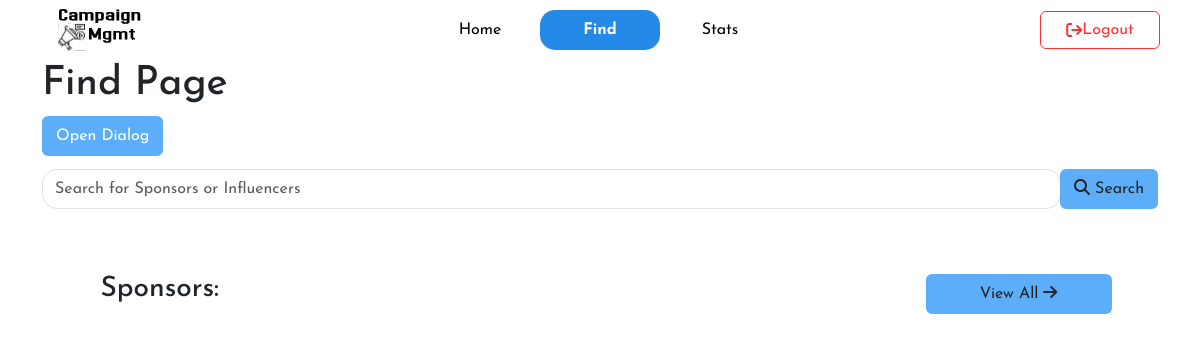
The page /find (signed in) on the database as committed earlier.
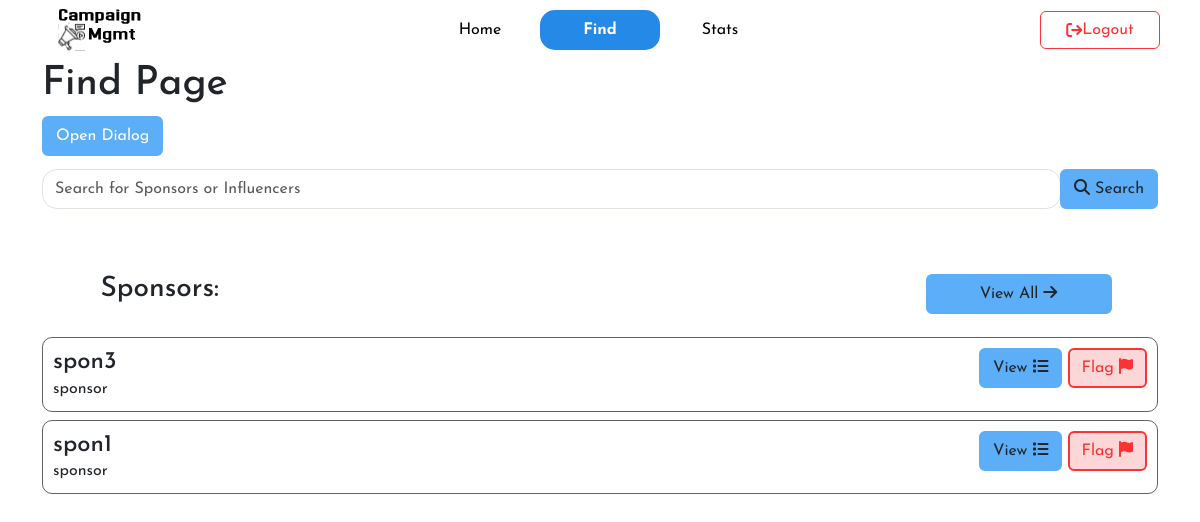
The same page on the database as committed later.
### model.py (models this page shows)
class User(db.Model):
    id = db.Column(db.Integer, primary_key=True, autoincrement=True)
    username = db.Column(db.String(20), unique=True, nullable=False)
    password = db.Column(db.String(256), nullable=False)
    role = db.Column(db.String(10), nullable=False)
    influencer = db.relationship('Influencer', backref='user', uselist=False, cascade='all, delete-orphan')
    sponsor = db.relationship('Sponsor', backref='user', uselist=False, cascade='all, delete-orphan')

### routes_admin.py (the view)
@app.route('/find')
@admin_required
def admin_find():
    sponsors=User.query.filter_by(role="sponsor").all()
    influencers=User.query.filter_by(role="influencer").all()
    return render_template('admin/find_admin.html', active='find',sponsors=sponsors,influencers=influencers)

### wrappers.py (called while the page is built)
def login_required(func):
    @wraps(func)
    def wrapper():
        if 'username' not in session:
            flash("You need to login first","danger")
            return redirect(url_for('login'))
        retrieve_user()
        if not user:
            session.clear()
            return redirect(url_for('login'))
        return func()
    return wrapper

def retrieve_user():
    global user
    user = User.query.filter_by(username=session['username']).first()

def admin_required(func):
    @wraps(func)
    @login_required
    def wrapper():
        if user.username != session['username'] or user.role != session['role'] or user.role != 'admin':
            session.clear()
            flash("Not authorized","danger")
            return redirect(url_for('login'))
        return func()
    return wrapper

### templates/admin/find_admin.html (shortened to what this page needs)
{% extends 'layout_inner.html' %}
{% block content %}
<div class="container">
    <h1>Find Page</h1>
    <button id="openDialogBtn" class="btn btn-primary">Open Dialog</button>
</div>
<div class="container">
    <nav class="navbar" style="margin: 5px 0 5px 0;">
        <form action="searchAll" class="form-inline w-100">
            <div class="input-group w-100">
                <input class="form-control" type="search" placeholder="Search for Sponsors or Influencers" aria-label="Search"
                style="border-radius: 15px;"
                 name="searchAll" >
                <div class="input-group-append">
                    <button class="btn text-dark" type="submit"><i class="fa fa-search" aria-hidden="true"></i> Search</button>
                </div>
            </div>
        </form>
    </nav>
    <div class="row center_item" style="margin: 5% 0 2% 0;">
        <h3 class="col-9">Sponsors: </h3>
        <a href="#" class="btn col-2">View All <i class="fa fa-arrow-right" aria-hidden="true"></i></a>
    </div>
    {% for spon in sponsors %}
    <div class="cust_card">
        <div class="cust_card_body" style="width: 50%;">
            <h4 class="card-title">{{spon.username}}</h4>
            <p class="card-text">{{spon.role}}</p>
        </div>
        <div class="cust_card_body_right center-item">
            <a href="" class="btn">View <i class="fa fa-list" aria-hidden="true"></i></a>
            <a href="#" class="btn btn_red">Flag <i class="fa fa-flag" aria-hidden="true"></i></a>
        </div>
    </div>
    {% endfor %}
</div>
{% endblock %}

### templates/layout_inner.html (shortened to what this page needs)
<!DOCTYPE html>
<html lang="en">
  <head>
    <link href="https://cdn.jsdelivr.net/npm/bootstrap@5.3.3/dist/css/bootstrap.min.css" rel="stylesheet" />
    <link rel="stylesheet" href="https://cdnjs.cloudflare.com/ajax/libs/font-awesome/6.5.2/css/all.min.css" />
    <link rel="stylesheet" type="text/css" href="../static/universal_styles.css">
  </head>
  <body>
    <nav class="navbar navbar-expand-lg" style="padding:0px;">
      <div class="grid_container">
        <a class="navbar-brand center_item" href="#" style="margin:0;">
            <img src="../static/icon.svg" alt="Campaign Mgmt" >
        </a>
        <div class="collapse navbar-collapse center_item" id="navbarNavDropdown">
          <ul class="navbar-nav">
            <li class="nav-item {% if active == 'home' %}highlight{% endif %}">
              <a class="nav-link center_item" href="/">Home</a>
            </li>
            <li class="nav-item {% if active == 'find' %}highlight{% endif %}">
              <a class="nav-link center_item" href="/find">Find</a>
            </li>
            <li class="nav-item {% if active == 'stats' %}highlight{% endif %}">
              <a class="nav-link center_item" href="/stats">Stats</a>
            </li>
          </ul>
        </div>
        <div class="center_item">
          <form action="{{url_for("logout")}}">
            <button type="submit" class="btn center_item logout_btn" style="width: 10vw">
              <i class="fa-solid fa-arrow-right-from-bracket"></i>
              Logout
          </button>
        </form>
        </div>
      </div>
    </nav>
    {% block content %}
    {% endblock %}
  </body>
</html>

### static/universal_styles.css (style rules this page uses)
.center_item { display: flex; align-items: center; justify-content: center; }
.btn { background-color: #5daef8; border: 2px solid #5daef8; }
.btn_red { background-color: #fcbdbd98; border: 2px solid #fb3333; color:#fb3333 }
html, body { font-family: "Josefin Sans", sans-serif; font-optical-sizing: auto; }
nav { background-color: white; }
.navbar-brand > img { width: 110px; height: 50px; border-radius: 5px; padding-left: 10px; padding-right: 10px; cursor: none; }
.grid_container { width: 100%; display: grid; grid-template-columns: 1fr 4fr 1fr; }
a.nav-link { width: 10vw; color: black !important; background-color: transparent; }
.cust_card { border: 1px solid rgba(0, 0, 0, 0.614); border-radius: 10px; padding: 10px; display: flex !important; flex-direction: row; width: 100% !important; margin: 5px 0 8px 0 }
.cust_card_body { flex-grow: 1; }
.cust_card_body_right { margin-left:auto }

### templates/layout_inner.html (style rules this page uses)
.highlight { background-color: #2489e7; font-weight: bolder; border-radius: 15px; }
.highlight > a.nav-link { color: white !important; }
.logout_btn { background-color: white; color:#fb3333; border: 1px solid #fb3333 !important; }

Rows that differ between the two databases and show on the page:
added User: username "spon3", role "sponsor"
added User: username "spon1", role "sponsor"
